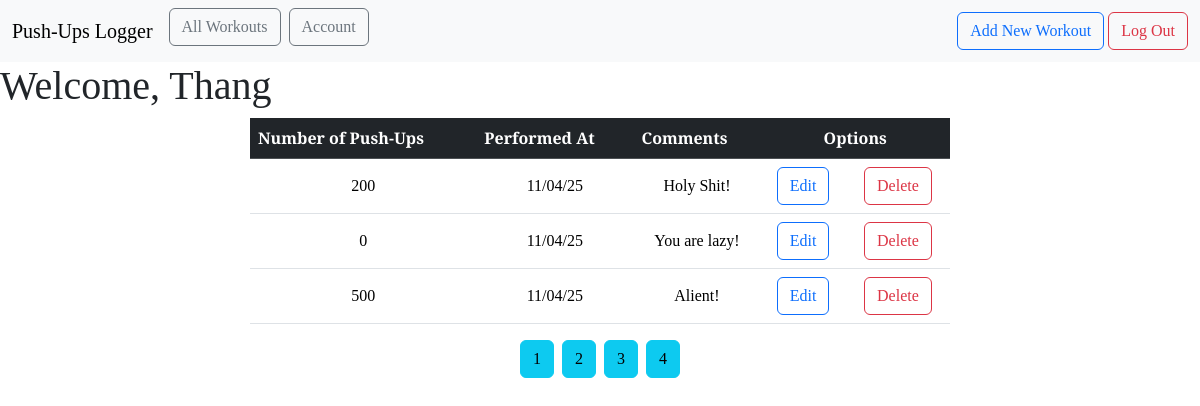
Page /all?page=3 (signed in) on the committed database.
### myapp/models.py (models this page shows)
class User(db.Model, UserMixin):
    id = db.Column(db.Integer, primary_key=True)
    email = db.Column(db.String(100), unique=True)
    password = db.Column(db.String(100))
    name = db.Column(db.String(100))
    workouts = db.relationship('Workout', backref='author', lazy=True)

class Workout(db.Model):
    id = db.Column(db.Integer, primary_key=True)
    pushups = db.Column(db.Integer, nullable=False)
    date_posted = db.Column(db.DateTime, nullable=False, default=datetime.utcnow)
    comment = db.Column(db.Text, nullable=False)
    user_id = db.Column(db.Integer, db.ForeignKey('user.id'), nullable=False)

### myapp/main.py (the view)
@main.route('/all')
@login_required
def user_workouts():
    page = request.args.get('page', 1, type=int)
    user = User.query.filter_by(email=current_user.email).first_or_404()
    workouts = Workout.query.filter_by(author=user).paginate(page=page, per_page=3)
    return render_template('all_workouts.html', workouts=workouts, user=user)

### myapp/__init__.py (called while the page is built)
def create_app():
    app = Flask(__name__)
    app.config['SECRET_KEY'] = 'secret-key'
    app.config['SQLALCHEMY_DATABASE_URI'] = 'sqlite:///db.sqlite'
    db.init_app(app)
    login_manager = LoginManager()
    login_manager.login_view = 'auth.login'
    login_manager.init_app(app)
    from .models import User
    @login_manager.user_loader
    def load_user(user_id):
        return User.query.get(int(user_id))
    from .main import main as main_blueprint
    app.register_blueprint(main_blueprint)
    from .auth import auth as auth_blueprint
    app.register_blueprint(auth_blueprint)
    from .models import User
    app.debug=True
    return app

### myapp/templates/all_workouts.html (shortened to what this page needs)
{% extends "base.html" %} {% block head %} {{ super() }}
<link rel="stylesheet" href="{{ url_for('static', filename='extended_beauty.css') }}">
{% endblock %}
{% block content %}
<h1>Welcome, {{ user.name }}</h1>
<div class="d-flex justify-content-center">
    <table class="table table-hover" style="width: 700px;">
        <thead class="table-dark">
            <tr>
                <th scope="col">Number of Push-Ups</th>
                <th scope="col">Performed At</th>
                <th scope="col">Comments</th>
                <th colspan="2" class="text-center">Options</th>
            </tr>
        </thead>
        <tbody class="align-item-center">
            {% for workout in workouts.items %}
            <tr>
                <td class="text-center align-middle">{{ workout.pushups }}</td>
                <td class="text-center align-middle">{{ workout.date_posted.strftime('%m/%d/%y') }}</td>
                <td class="text-center align-middle">{{ workout.comment }}</td>
                <td class="text-center align-middle">
                    <a
                        href="{{ url_for('main.update_workout', workout_id=workout.id) }}"
                        class="btn btn-outline-primary"
                        role="button">
                        Edit
                    </a>
                </td>
                <td class="text-center align-middle">
                    <a
                        href="{{ url_for('main.delete_workout', workout_id=workout.id) }}"
                        class="btn btn-outline-danger"
                        role="button">
                        Delete
                    </a>
                </td>
            </tr>
            {% endfor %}
        </tbody>
    </table>
</div>
<div class="d-flex justify-content-center gap-2">
    {% for page in workouts.iter_pages(left_edge=1, right_edge=1, left_current=1, right_current=1) %}
    {% if page %}
    {% if workouts.page == page %}
    <a href="{{ url_for('main.user_workouts', page=page) }}" class="btn btn-info mb-3">{{ page }}</a>
    {% else %}
    <a href="{{ url_for('main.user_workouts', page=page) }}" class="btn btn-info mb-3">{{ page }}</a>
    {% endif %}
    {% else %}
    ...
    {% endif %}
    {% endfor %}
</div>
{% endblock %}

### myapp/static/beauty.css (style rules this page uses)
* { font-family: "Arvo", serif; }

### myapp/static/extended_beauty.css (style rules this page uses)
h1, h2, h4, p { font-family: "Arvo", serif; }

### rows in the picture
User: name "Thang"
Workout: pushups "200", date_posted "11/04/25", comment "Holy Shit!"
Workout: pushups "0", date_posted "11/04/25", comment "You are lazy!"
Workout: pushups "500", date_posted "11/04/25", comment "Alient!"

### other values in the picture
{{ page }} "1" "2" "4"
{{ page }} "3"
